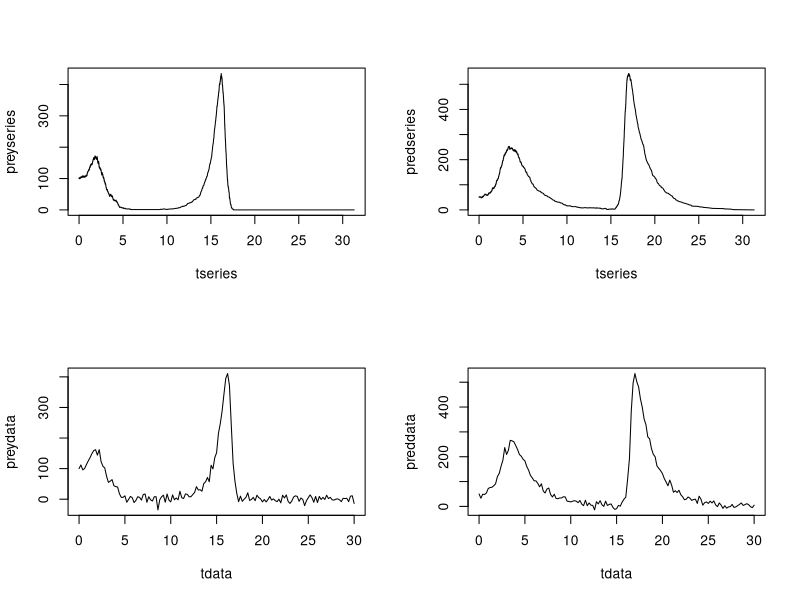

R code for this plot:
prey=100
pred=50
a=1
b=0.01
c=0.5
d=0.01
T=30
t=0
tseries=c(t)
preyseries=c(prey)
predseries=c(pred)
while(t<T){
  if(prey==0){
    cat("all the preys died lol")
    break
  }
  if(pred==0){
    cat("all the preds died lol")
    break
  }
  dt=rexp(1,rate=a*prey+b*prey*pred+c*pred+d*prey*pred)
  action=sample(c("preyborn","preydeath","preddeath","predborn"),1,prob=c(a*prey,b*prey*pred,c*pred,d*prey*pred))
  if(action=="preyborn"){
    prey=prey+1
  }
  if(action=="preydeath"){
    prey=prey-1
  }
  if(action=="preddeath"){
    pred=pred-1
  }
  if(action=="predborn"){
    pred=pred+1
  }
  t=t+dt
  tseries=c(tseries,t)
  preyseries=c(preyseries,prey)
  predseries=c(predseries,pred)
}
while(t<T){
  if(prey==0&pred!=0){
    dt=rexp(1,rate=c*pred)
    pred=pred-1
    t=t+dt
    tseries=c(tseries,t)
    preyseries=c(preyseries,prey)
    predseries=c(predseries,pred)
  }
  if(prey==0&pred==0){
    dt=0.2
    t=t+dt
    tseries=c(tseries,t)
    preyseries=c(preyseries,prey)
    predseries=c(predseries,pred)
  }
  if(pred==0&prey!=0){
    dt=rexp(1,rate=a*prey)
    prey=prey+1
    t=t+dt
    tseries=c(tseries,t)
    preyseries=c(preyseries,prey)
    predseries=c(predseries,pred)
  }
}
tdata=seq(from=0,to=30,by=0.2)
preydata=c(100)
preddata=c(50)
i=1
while(i<=150){
  n=max(which(tseries<0.2*i))
  preydata=c(preydata,preyseries[n]+round(rnorm(1,mean=0,sd=10)))
  preddata=c(preddata,predseries[n]+round(rnorm(1,mean=0,sd=10)))
  i=i+1
}
par(mfrow=c(2,2))
plot(tseries,preyseries,type="l")
plot(tseries,predseries,type="l")
plot(tdata,preydata,type="l")
plot(tdata,preddata,type="l")